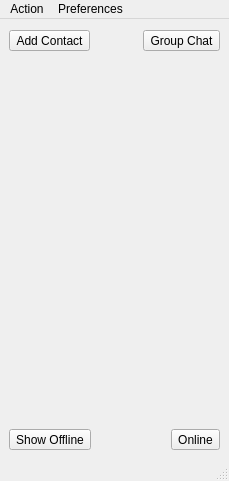
<ui version="4.0" >
 <class>mainWindow</class>
 <widget class="QMainWindow" name="mainWindow" >
  <property name="geometry" >
   <rect>
    <x>0</x>
    <y>0</y>
    <width>229</width>
    <height>481</height>
   </rect>
  </property>
  <property name="windowTitle" >
   <string>PyJim</string>
  </property>
  <widget class="QWidget" name="centralwidget" >
   <layout class="QGridLayout" >
    <property name="margin" >
     <number>9</number>
    </property>
    <property name="spacing" >
     <number>6</number>
    </property>
    <item row="0" column="0" >
     <layout class="QHBoxLayout" >
      <property name="margin" >
       <number>0</number>
      </property>
      <property name="spacing" >
       <number>6</number>
      </property>
      <item>
       <widget class="QToolButton" name="addContact" >
        <property name="text" >
         <string>Add Contact</string>
        </property>
       </widget>
      </item>
      <item>
       <spacer>
        <property name="orientation" >
         <enum>Qt::Horizontal</enum>
        </property>
        <property name="sizeHint" >
         <size>
          <width>121</width>
          <height>25</height>
         </size>
        </property>
       </spacer>
      </item>
      <item>
       <widget class="QToolButton" name="groupchat" >
        <property name="text" >
         <string>Group Chat</string>
        </property>
        <property name="popupMode" >
         <enum>QToolButton::InstantPopup</enum>
        </property>
       </widget>
      </item>
     </layout>
    </item>
    <item row="2" column="0" >
     <layout class="QHBoxLayout" >
      <property name="margin" >
       <number>0</number>
      </property>
      <property name="spacing" >
       <number>6</number>
      </property>
      <item>
       <widget class="QToolButton" name="showOffline" >
        <property name="text" >
         <string>Show Offline</string>
        </property>
        <property name="icon" >
         <iconset>images/status/offline.png</iconset>
        </property>
        <property name="checkable" >
         <bool>true</bool>
        </property>
        <property name="checked" >
         <bool>false</bool>
        </property>
        <property name="toolButtonStyle" >
         <enum>Qt::ToolButtonTextBesideIcon</enum>
        </property>
       </widget>
      </item>
      <item>
       <spacer>
        <property name="orientation" >
         <enum>Qt::Horizontal</enum>
        </property>
        <property name="sizeHint" >
         <size>
          <width>16</width>
          <height>20</height>
         </size>
        </property>
       </spacer>
      </item>
      <item>
       <widget class="QToolButton" name="statusButton" >
        <property name="text" >
         <string>Online</string>
        </property>
        <property name="icon" >
         <iconset>images/status/online.png</iconset>
        </property>
        <property name="popupMode" >
         <enum>QToolButton::InstantPopup</enum>
        </property>
        <property name="toolButtonStyle" >
         <enum>Qt::ToolButtonTextBesideIcon</enum>
        </property>
       </widget>
      </item>
     </layout>
    </item>
    <item row="1" column="0" >
     <widget class="QWidget" native="1" name="rosterWidget" />
    </item>
   </layout>
  </widget>
  <widget class="QMenuBar" name="menubar" >
   <property name="geometry" >
    <rect>
     <x>0</x>
     <y>0</y>
     <width>229</width>
     <height>28</height>
    </rect>
   </property>
   <widget class="QMenu" name="menuAction" >
    <property name="title" >
     <string>Action</string>
    </property>
   </widget>
   <widget class="QMenu" name="menuPreferences" >
    <property name="title" >
     <string>Preferences</string>
    </property>
    <addaction name="actionPreferences" />
   </widget>
   <addaction name="menuAction" />
   <addaction name="menuPreferences" />
  </widget>
  <widget class="QStatusBar" name="statusbar" />
  <action name="actionPreferences" >
   <property name="text" >
    <string>Preferences</string>
   </property>
  </action>
 </widget>
 <resources/>
 <connections/>
</ui>
